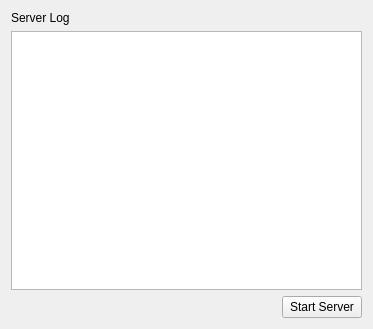
<?xml version="1.0" encoding="UTF-8"?>
<ui version="4.0">
 <class>ServerWindow</class>
 <widget class="QWidget" name="ServerWindow">
  <property name="geometry">
   <rect>
    <x>0</x>
    <y>0</y>
    <width>373</width>
    <height>329</height>
   </rect>
  </property>
  <property name="windowTitle">
   <string>myRPG_alpha Server</string>
  </property>
  <layout class="QGridLayout" name="gridLayout">
   <item row="0" column="0" colspan="2">
    <widget class="QLabel" name="label">
     <property name="text">
      <string>Server Log</string>
     </property>
    </widget>
   </item>
   <item row="1" column="0" colspan="2">
    <widget class="QPlainTextEdit" name="logEditor">
     <property name="readOnly">
      <bool>true</bool>
     </property>
    </widget>
   </item>
   <item row="2" column="0">
    <spacer name="horizontalSpacer">
     <property name="orientation">
      <enum>Qt::Horizontal</enum>
     </property>
     <property name="sizeHint" stdset="0">
      <size>
       <width>298</width>
       <height>20</height>
      </size>
     </property>
    </spacer>
   </item>
   <item row="2" column="1">
    <widget class="QPushButton" name="startStopButton">
     <property name="text">
      <string>Start Server</string>
     </property>
    </widget>
   </item>
  </layout>
 </widget>
 <resources/>
 <connections/>
</ui>
